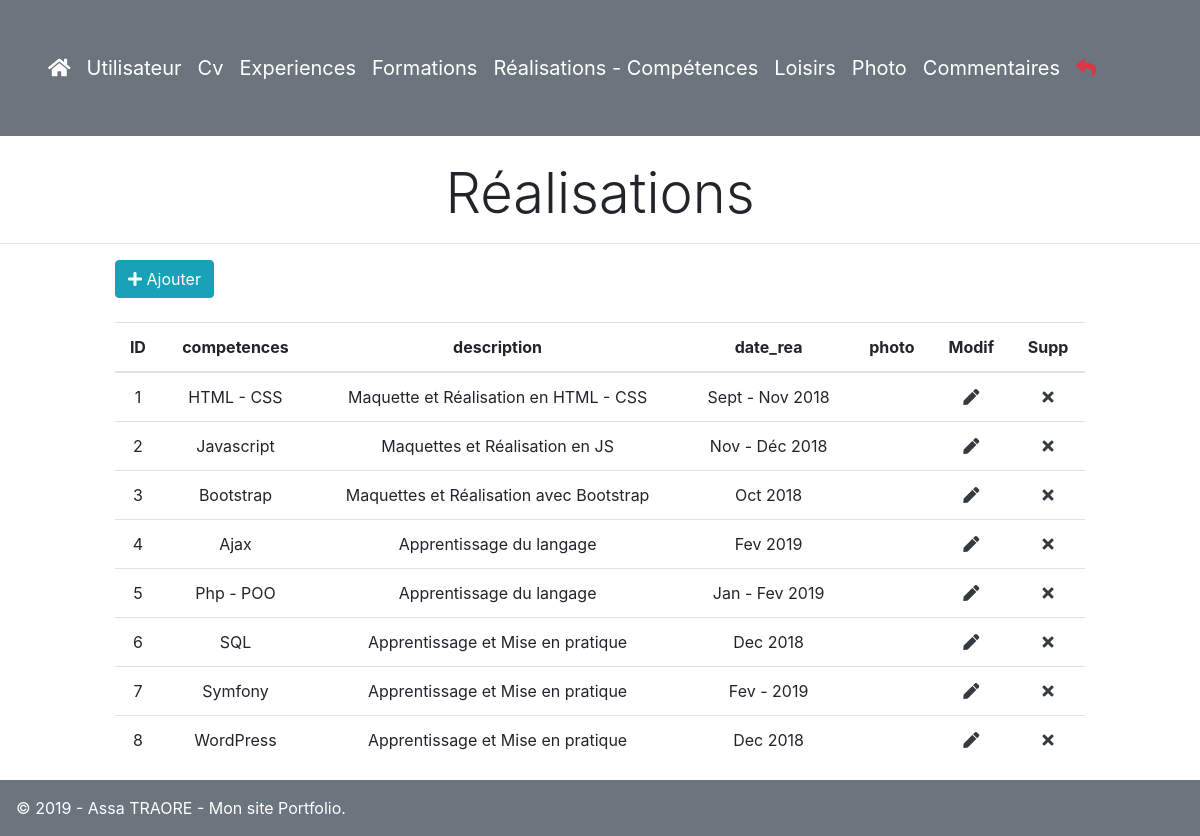
/admin/realisations.php, run on the app's committed database.
### tables this page shows
CREATE TABLE `realisations` (
  `id_realisations` int(3) NOT NULL,
  `competences` varchar(50) DEFAULT NULL,
  `description` text,
  `date_rea` varchar(50) DEFAULT NULL,
  `photo` varchar(255) NOT NULL
);

### admin/controller/RealisationsController.php (called while the page is built, shortened)
<?php
class RealisationsController
{
    private $db;
    public function __construct()
    {
        $this->db = new \model\EntityRealisationsRepository;
    }
    public function handlerRequest()
    {
        try
        {
            $op = isset($_GET['op']) ? $_GET['op'] : NULL;
            if ($op == 'add' || $op == 'update') $this->save($op);
            elseif($op == 'select')$this->select();
            elseif($op == 'delete')$this->delete();
            else $this->selectAll();
        }
        catch(Exception $e)
        {
            throw new Exception($e->getMassage());
        }
    }
    public function render($layout, $template, $parameters = array())
    {
        extract($parameters);
        require "view/$template";
        return ob_end_flush();
    }
    public function selectAll()
    {
        $this->render('layout.php', 'donnees.php', array(
            'title'=>'Réalisations',
            'donnees'=>$this->db->selectAll(),
            'fields' =>$this->db->getFields(),
            'id' => 'id_' . $this->db->table
        ));
     }
}

### admin/realisations.php (called while the page is built, shortened)
<?php
$controller = new Controller\RealisationsController;
$controller->handlerRequest();

### admin/model/EntityRealisationsRepository.php (called while the page is built, shortened)
<?php
class EntityRealisationsRepository
{
    private $db;
    public $table;
    public function getDb()
    {
        if (!$this->db)
        {
            try {
                $xml = simplexml_load_file('app/config.xml');
                $this->table = $xml->table7;
                try
                {
                    $this->db = new \PDO("mysql:dbname=". $xml->db . ";host=" . $xml->host, $xml->user, $xml->password, array(\PDO::ATTR_ERRMODE =>\PDO::ERRMODE_EXCEPTION));
                }
                catch (\PDOException $e) {
                    die('Problème de connexion BDD' . $e->getMessage());
                }
            }
            catch (\PDOException $e) {
                die('Problème de fichier XML manquant'. $e->getMessage());
            }
        }
        return $this->db;
    }
    public function getFields()
    {
        $q = $this->getDb()->query("DESC $this->table");
        $r = $q->fetchALL(\PDO::FETCH_ASSOC);
        return array_splice($r,1);
    }
    public function selectAll()
    {
        $q = $this->getDb()->query("SELECT * FROM " . $this->table);
        $r = $q->fetchAll(\PDO::FETCH_ASSOC);
        return $r;
    }
}

### admin/view/donnees.php (the view, shortened to what this page needs)
<div>
    <a href="?op=add" class="btn btn-larg btn-info"><i class="fas fa-plus"></i> Ajouter</a>
    <br>
</div> <br>
<table class="table table-hover text-center">
    <thead><tr>
        <th>ID</th>
        <?php foreach($fields as $colonne):?>
        <th>
            <?= $colonne['Field']; ?>
        </th>
        <?php endforeach;?>
        <th>Modif</th>
        <th>Supp</th>
    </tr></thead>
    <?php
    foreach ($donnees as $value):
    ?>
    <tr>
        <td>
        <?=implode('</td><td>', $value)?>
        </td>
        <td>
        <a href="?op=update&id=<?=$value[$id] ?>"class="text-dark"><i class="fas fa-pen"></i></a>
        </td>
        <td>
        <a href="?op=delete&id=<?=$value[$id] ?>" class="text-dark"><i class="fas fa-times"></i></a>
        </td>
    </tr>
    <?php endforeach;?>
</table>

### data on the page
realisations: value "1 HTML - CSS Maquette et Réalisation en HTML - CSS Sept - Nov 2018"
realisations: value "2 Javascript Maquettes et Réalisation en JS Nov - Déc 2018"
realisations: value "3 Bootstrap Maquettes et Réalisation avec Bootstrap Oct 2018"
realisations: value "4 Ajax Apprentissage du langage Fev 2019"
realisations: value "5 Php - POO Apprentissage du langage Jan - Fev 2019"
realisations: value "6 SQL Apprentissage et Mise en pratique Dec 2018"
realisations: value "7 Symfony Apprentissage et Mise en pratique Fev - 2019"
realisations: value "8 WordPress Apprentissage et Mise en pratique Dec 2018"

### other printed values
$title "Réalisations"
$colonne['Field'] "competences"
$colonne['Field'] "description"
$colonne['Field'] "date_rea"
$colonne['Field'] "photo"
